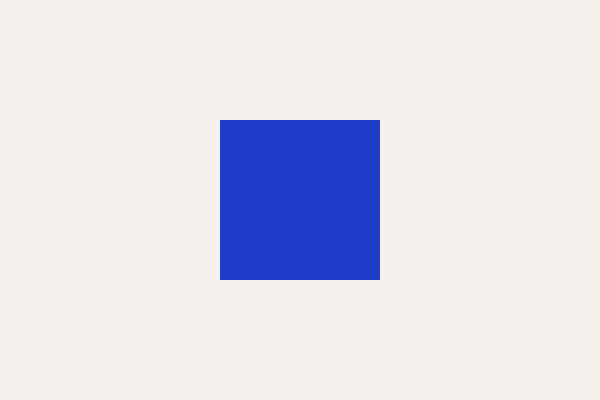
Frame 1 (no input)
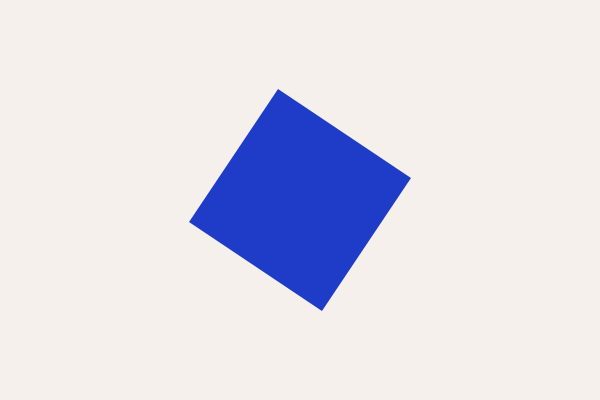
Frame 60 (no input)
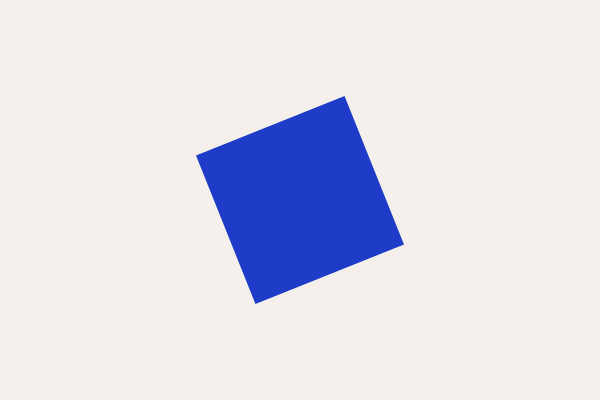
Frame 120 (the mouse pressed at the canvas centre since frame 60)

The p5.js sketch that drew these frames (run headless with seeded random() and noise() and a simulated clock; from frame 60 on, the mouse is pressed at the canvas centre):

// p5.js sketch
// ── sketch.js
let angle = 0;

function setup() {
  createCanvas(600, 400);
  rectMode(CENTER);
  noStroke();
}

function draw() {
  background(245, 240, 235);
  translate(width / 2, height / 2);
  rotate(angle);
  fill(30, 60, 200);
  rect(0, 0, 160, 160);
  angle += 0.01;
}
